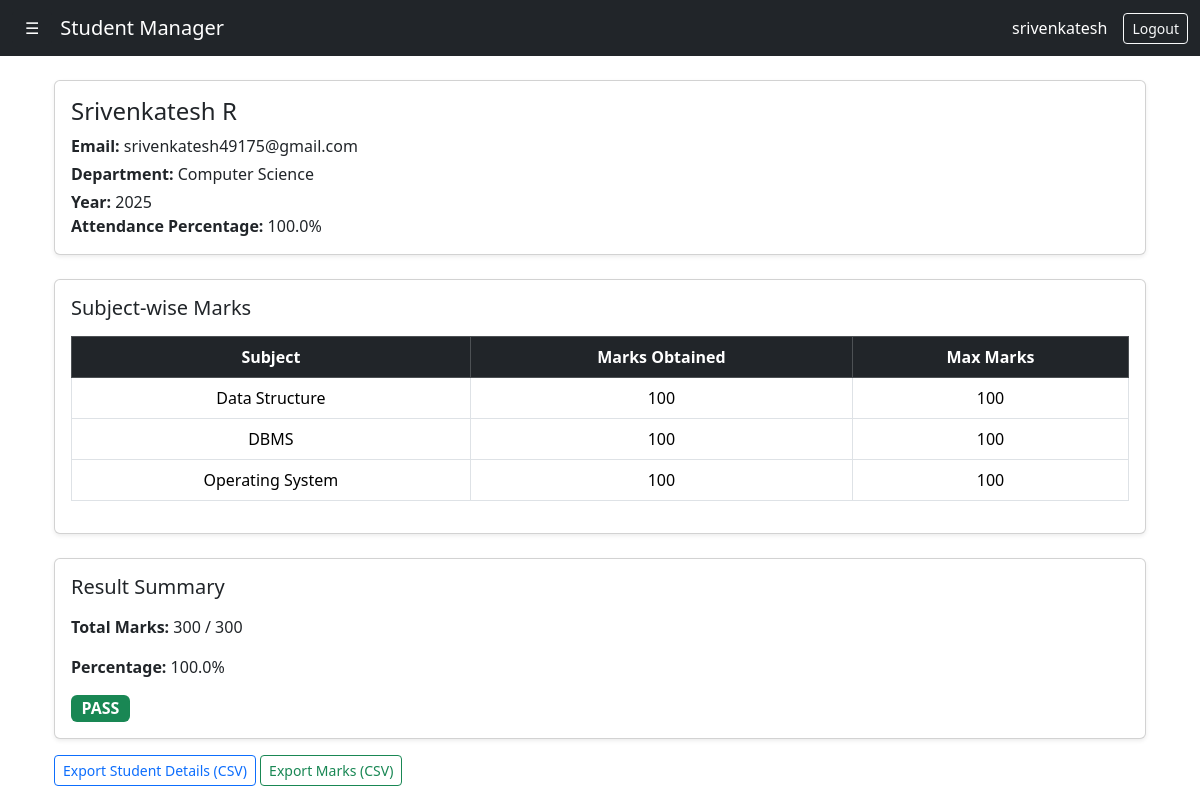
The app's page /students/1/report/ (signed in) with its own data.
### core/models.py (models this page shows, shortened)
class Student(models.Model):
    user = models.OneToOneField(
         User,
         on_delete=models.CASCADE,
         null=True,
         blank=True
    )
    DEPARTMENT_CHOICES = [
        ('CSE', 'Computer Science'),
        ('ECE', 'Electronics'),
        ('EEE', 'Electrical'),
        ('ME', 'Mechanical'),
        ('CE', 'Civil'),
    ]
    name = models.CharField(max_length=100)
    email = models.EmailField(unique=True)
    age = models.IntegerField(
        validators=[MinValueValidator(1)]
    )
    roll_number = models.CharField(max_length=20)
    department = models.CharField(max_length=100, choices=DEPARTMENT_CHOICES)
    year = models.IntegerField()
    image = models.ImageField(upload_to='students/', blank=True, null=True)
    created_at = models.DateTimeField(auto_now_add=True)
    def total_marks_obtained(self):
        return sum(mark.marks_obtained for mark in self.marks.all())
    def total_max_marks(self):
        return sum(mark.subject.max_marks for mark in self.marks.all())
    def percentage(self):
        max_marks = self.total_max_marks()
        if max_marks == 0:
            return 0
        return round((self.total_marks_obtained() / max_marks) * 100, 2)
    def has_failed_any_subject(self):
        for mark in self.marks.all():
            if mark.marks_obtained < 35:
                return True
        return False
    def result(self):
        if self.has_failed_any_subject():
            return "FAIL"
        return "PASS"
    def total_attendance_days(self):
        return self.attendance.count()
    def present_days(self):
        return self.attendance.filter(status='P').count()
    def attendance_percentage(self):
        total_days = self.total_attendance_days()
        if total_days == 0:
            return 0
        return round((self.present_days() / total_days) * 100, 2)

class Marks(models.Model):
    student = models.ForeignKey(
        Student,
        on_delete=models.CASCADE,
        related_name='marks'
    )
    subject = models.ForeignKey(
        Subject,
        on_delete=models.CASCADE,
        related_name='marks'
    )
    marks_obtained = models.PositiveIntegerField()
    created_at = models.DateField(auto_now_add=True)
    class Meta:
        unique_together = ('student','subject')

class Subject(models.Model):
    DEPARTMENT_CHOICES = [
        ('CSE', 'Computer Science'),
        ('ECE', 'Electronics'),
        ('EEE', 'Electrical'),
        ('ME', 'Mechanical'),
        ('CE', 'Civil'),
    ]
    name = models.CharField(max_length=100)
    department = models.CharField(
        max_length=50,
        choices=DEPARTMENT_CHOICES
    )
    max_marks = models.PositiveIntegerField(default=100)
    is_active = models.BooleanField(default=True)

### core/views.py (the view)
# urls.py: path('students/<int:pk>/report/', views.student_report, name='student_report'),
@login_required
def student_report(request, pk):
    student = get_object_or_404(Student, pk=pk)
    if not request.user.is_staff:
        if student.user != request.user:
            return HttpResponseForbidden("Access denied")
    marks = student.marks.select_related('subject')
    context = {
        'student': student,
        'marks': marks,
    }
    return render(request, 'core/student_report.html', context)

### templates/core/student_report.html (shortened to what this page needs)
{% extends 'core/base.html' %}
{% block content %}
<div class="container mt-4">
    <div class="card shadow-sm mb-4">
        <div class="card-body">
            <h4 class="mb-2">{{ student.name }}</h4>
            <p class="mb-1"><strong>Email:</strong> {{ student.email }}</p>
            <p class="mb-1"><strong>Department:</strong> {{ student.get_department_display }}</p>
            <p class="mb-0"><strong>Year:</strong> {{ student.year }}</p>
            <p class="mb-0"> <strong>Attendance Percentage: </strong> {{ student.attendance_percentage }}%</p>
        </div>
    </div>
        <div class="card shadow-sm mb-4">
        <div class="card-body">
            <h5 class="mb-3">Subject-wise Marks</h5>
            <table class="table table-bordered text-center">
                <thead class="table-dark">
                    <tr>
                        <th>Subject</th>
                        <th>Marks Obtained</th>
                        <th>Max Marks</th>
                    </tr>
                </thead>
                <tbody>
                    {% for mark in marks %}
                    <tr>
                        <td>{{ mark.subject.name }}</td>
                        <td>{{ mark.marks_obtained }}</td>
                        <td>{{ mark.subject.max_marks }}</td>
                    </tr>
                    {% empty %}
                    <tr>
                        <td colspan="3" class="text-muted">
                            No marks entered yet
                        </td>
                    </tr>
                    {% endfor %}
                </tbody>
            </table>
        </div>
    </div>
        <div class="card shadow-sm">
        <div class="card-body">
            <h5 class="mb-3">Result Summary</h5>
            <p><strong>Total Marks:</strong> {{ student.total_marks_obtained }} / {{ student.total_max_marks }}</p>
            <p><strong>Percentage:</strong> {{ student.percentage }}%</p>
            {% if student.result == "PASS" %}
                <span class="badge bg-success fs-6">PASS</span>
            {% else %}
                <span class="badge bg-danger fs-6">FAIL</span>
            {% endif %}
        </div>
    </div>
    <div class="mt-3">
            <a href="{% url 'export_student_details' student.id %}"
            class="btn btn-outline-primary btn-sm">
                Export Student Details (CSV)
            </a>
            <a href="{% url 'export_student_marks' student.id %}"
            class="btn btn-outline-success btn-sm">
                Export Marks (CSV)
            </a>
        </div>
</div>
{% endblock %}

### templates/core/base.html (shortened to what this page needs)
<!DOCTYPE html>
<html lang="en">
<head>
    <link href="https://cdn.jsdelivr.net/npm/bootstrap@5.3.2/dist/css/bootstrap.min.css" rel="stylesheet">
</head>
<body>
<nav class="navbar navbar-dark bg-dark">
    <div class="container-fluid">
        <button class="btn btn-dark"
                type="button"
                data-bs-toggle="offcanvas"
                data-bs-target="#sidebar"
                aria-controls="sidebar">
            ☰
        </button>
        <a class="navbar-brand ms-2" href="{% url 'home' %}">
            Student Manager
        </a>
        <div class="d-flex align-items-center ms-auto">
            {% if user.is_authenticated %}
                <span class="text-white me-3">
                    {{ user.username }}
                </span>
                <form method="post" action="{% url 'logout' %}" class="mb-0">
                    <button class="btn btn-outline-light btn-sm">
                        Logout
                    </button>
                </form>
            {% else %}
                <a href="{% url 'login' %}" class="btn btn-outline-light btn-sm">
                    Login
                </a>
            {% endif %}
        </div>
    </div>
</nav>
<div class="container">
    {% block content %}{% endblock %}
</div>
</body>
</html>

### records on screen
Student: name "Srivenkatesh R", email "srivenkatesh49175@gmail.com", department "Computer Science", year "2025", attendance_percentage "100.0", total_marks_obtained "300", total_max_marks "300", percentage "100.0"
Marks: subject.name "Data Structure", marks_obtained "100", subject.max_marks "100"
Marks: subject.name "DBMS", marks_obtained "100", subject.max_marks "100"
Marks: subject.name "Operating System", marks_obtained "100", subject.max_marks "100"

### other values on screen
{{ user.username }} "srivenkatesh"
